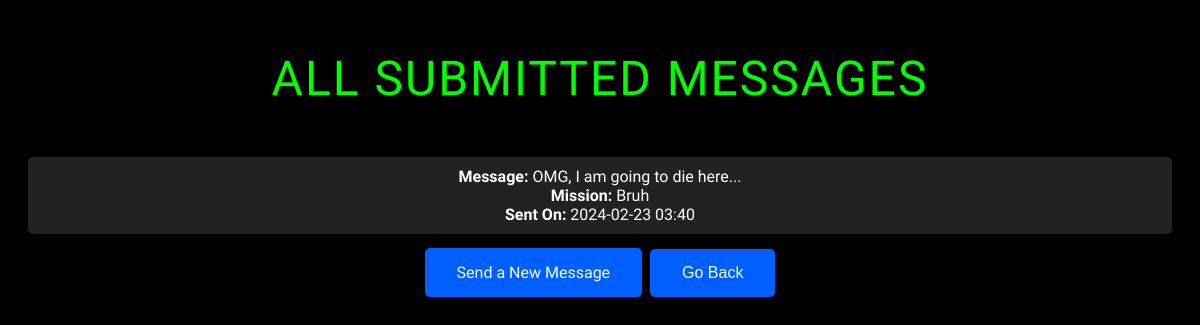
Page /spaceapp/messages/ on the committed database.
### spaceapp/models.py (models this page shows, shortened)
class UserMessage(models.Model):
    message = models.TextField()
    mission = models.ForeignKey(Missions, on_delete=models.CASCADE, related_name = 'messages', null=True)
    created_at = models.DateTimeField(auto_now_add=True)

### missions/models.py (models this page shows, shortened)
class Missions(models.Model):
    name = models.CharField(max_length = 100)
    description = models.TextField()
    launch_date = models.DateField()

### spaceapp/views.py (the view)
# urls.py: path('messages/', views.view_messages, name = 'view_messages')
def view_messages(request):
    messages = UserMessage.objects.all().order_by('-created_at')
    return render(request, 'view_messages.html',{'messages': messages})

### spaceapp/templates/view_messages.html (shortened to what this page needs)
<!DOCTYPE html>
<html lang="en">
<head>
</head>
<body>
    <div class="container">
        <div class="title">All Submitted Messages</div>
        <div class="content">
            {% for message in messages %}
            <div class="message">
                <strong>Message:</strong> {{ message.message }}<br>
                <strong>Mission:</strong> {{ message.mission.name }}<br>
                <strong>Sent On:</strong> {{ message.created_at|date:"Y-m-d H:i" }}
            </div>
            {% empty %}
            <p>No messages have been submitted yet.</p>
            {% endfor %}
            <a href="{% url 'message_form' %}" class="futuristic-btn">Send a New Message</a>
            <button onclick="window.history.back();" class="futuristic-btn">Go Back</button>
        </div>
    </div>
</body>
</html>

### spaceapp/templates/view_messages.html (style rules this page uses)
body { background-color: #000; color: #0f0; font-family: 'Roboto Condensed', 'Roboto', sans-serif; text-align: center; }
.container { margin-top: 50px; }
.title { font-size: 3em; text-transform: uppercase; letter-spacing: 2px; }
.content { margin-top: 30px; padding: 20px; }
.futuristic-btn { background-color: #005fff; border: none; color: white; padding: 15px 32px; text-align: center; text-decoration: none; display: inline-block; font-size: 16px; margin: 4px 2px; cursor: pointer; border-radius: 5px; transition: background-color 0.3s ease-in-out; }
.message { background: #222; color: #fff; margin-bottom: 10px; padding: 10px; border-radius: 5px; }

### rows in the picture
UserMessage: message "OMG, I am going to die here...", mission.name "Bruh", created_at "2024-02-23 03:40"
